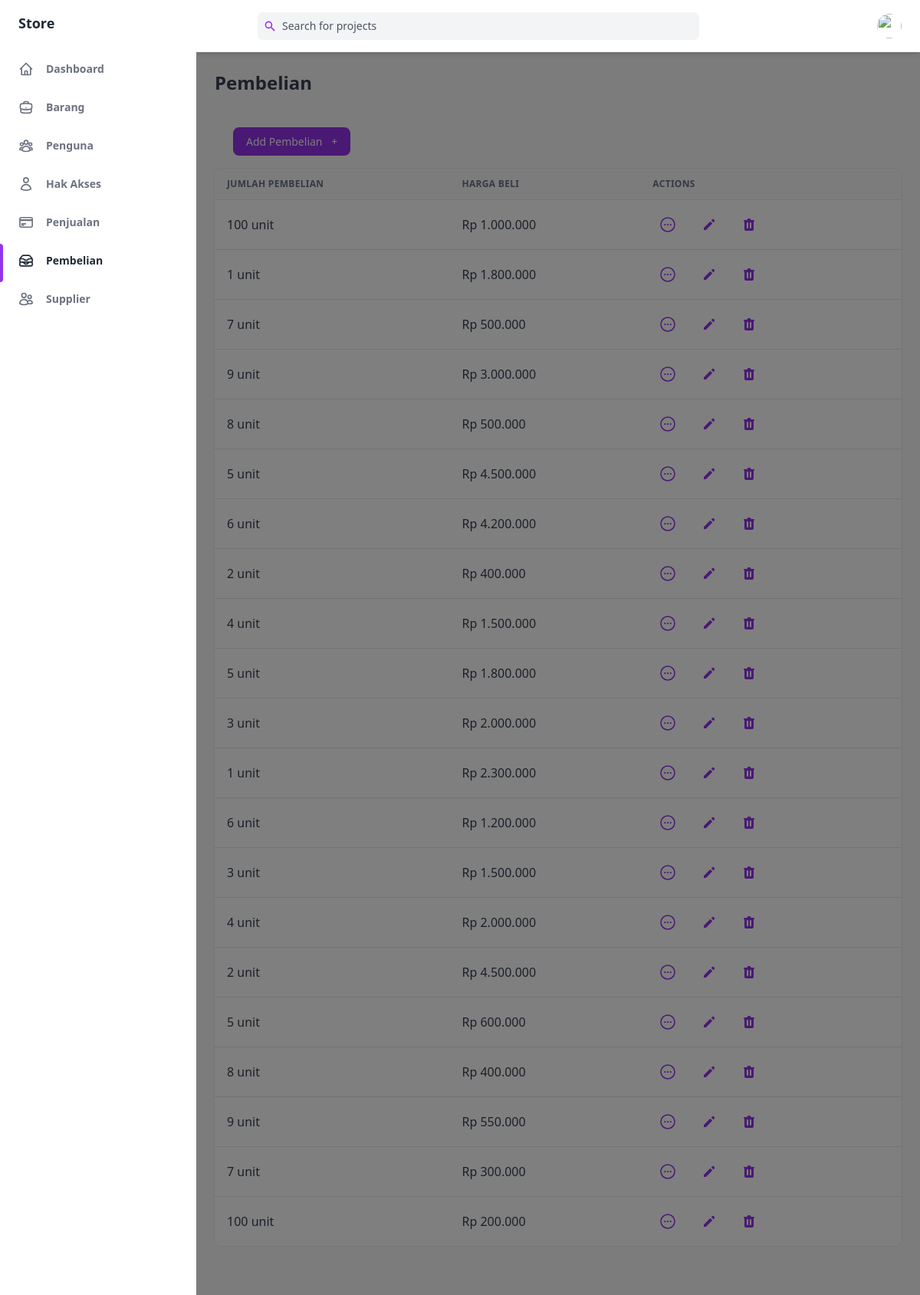
Screenshot of /public/pembelian with the database file from the repository.
### tables this page shows
CREATE TABLE `Pembelian` (
  `IdPembelian` int(50) NOT NULL,
  `JumlahPembelian` int(200) NOT NULL,
  `HargaBeli` decimal(10,2) NOT NULL,
  `IdPengguna` int(50) NOT NULL
);

### app/core/Controller.php (called while the page is built, shortened)
<?php
class Controller
{
    public function view($view, $data = [])
    {
        require_once '../app/views/' . $view . '.php';
    }
    public function model($model)
    {
        return new $model;
    }
}

### app/controllers/Pembelian.php (called while the page is built, shortened)
<?php
class Pembelian extends Controller
{
    public function index()
    {
        $data['judul'] = 'Pembelian';
        $data['pembelian'] = $this->model('pembelian_model')->getAllPembelian();
        $this->view('pembelian/index', $data);
    }
}

### app/core/App.php (called while the page is built, shortened)
<?php
class App
{
   protected $method = 'index';
   protected $params = [];
   public function __construct()
   {
      $this->controller = new $this->controller;
      call_user_func_array([$this->controller, $this->method], $this->params);
   }
}

### public/index.php (called while the page is built, shortened)
<?php
$app = new App;

### app/core/Database.php (called while the page is built, shortened)
<?php
class Database
{
    private $host = DB_HOST;
    private $user = DB_USER;
    private $pass = DB_PASS;
    private $db_name = DB_NAME;
    private $dbh;
    private $stmt;
    public function __construct()
    {
        $dsn = 'mysql:host=' . $this->host . ';dbname=' . $this->db_name;
        $option = [
            PDO::ATTR_PERSISTENT => true,
            PDO::ATTR_ERRMODE => PDO::ERRMODE_EXCEPTION
        ];
        try {
            $this->dbh = new PDO($dsn, $this->user, $this->pass, $option);
        } catch (PDOException $error) {
            die($error->getMessage());
        }
    }
    public function query($query)
    {
        $this->stmt = $this->dbh->prepare($query);
    }
    public function execute()
    {
        $this->stmt->execute();
    }
    public function resultSet()
    {
        $this->execute();
        return $this->stmt->fetchAll(PDO::FETCH_ASSOC);
    }
}

### app/models/pembelian_model.php (called while the page is built, shortened)
<?php
class pembelian_model
{
    private $table = 'Pembelian';
    private $db;
    public function __construct()
    {
        $this->db = new Database;
    }
    public function getAllPembelian()
    {
        $this->db->query('SELECT * FROM ' . $this->table);
        return $this->db->resultSet();
    }
}

### app/views/pembelian/index.php (the view, shortened to what this page needs)
<div class="flex h-screen bg-gray-50 dark:bg-gray-900" :class="{ 'overflow-hidden': isSideMenuOpen}">
    <aside class="z-20 flex-shrink-0 hidden w-64 overflow-y-auto bg-white dark:bg-gray-800 md:block">
        <div class="py-4 text-gray-500 dark:text-gray-400">
            <a class="ml-6 text-lg font-bold text-gray-800 dark:text-gray-200" href="#">
                Store
            </a>
            <ul class="mt-6">
                <li class="relative px-6 py-3">
                    <a class="inline-flex items-center w-full text-sm font-semibold transition-colors duration-150 hover:text-gray-800 dark:hover:text-gray-200" href="<?= ROUTE_URL ?>/home">
                        <span class="ml-4">Dashboard</span>
                    </a>
                </li>
            </ul>
            <ul>
                <li class="relative px-6 py-3">
                    <a class="inline-flex items-center w-full text-sm font-semibold transition-colors duration-150 hover:text-gray-800 dark:hover:text-gray-200" href="<?= ROUTE_URL ?>/barang">
                        <span class="ml-4">Barang</span>
                    </a>
                </li>
                <li class="relative px-6 py-3">
                    <a class="inline-flex items-center w-full text-sm font-semibold transition-colors duration-150 hover:text-gray-800 dark:hover:text-gray-200" href="<?= ROUTE_URL ?>/pengguna">
                        <span class="ml-4">Penguna</span>
                    </a>
                </li>
                <li class="relative px-6 py-3">
                    <a class="inline-flex items-center w-full text-sm font-semibold transition-colors duration-150 hover:text-gray-800 dark:hover:text-gray-200" href="<?= ROUTE_URL ?>/role">
                        <span class="ml-4">Hak Akses</span>
                    </a>
                </li>
                <li class="relative px-6 py-3">
                    <a class="inline-flex items-center w-full text-sm font-semibold transition-colors duration-150 hover:text-gray-800 dark:hover:text-gray-200" href="<?= ROUTE_URL ?>/penjualan">
                        <span class="ml-4">Penjualan</span>
                    </a>
                </li>
                <li class="relative px-6 py-3">
                    <span class="absolute inset-y-0 left-0 w-1 bg-purple-600 rounded-tr-lg rounded-br-lg"></span>
                    <a class="inline-flex items-center w-full text-sm font-semibold transition-colors duration-150 text-gray-800 dark:text-gray-100 hover:text-gray-800 dark:hover:text-gray-200" href="<?= ROUTE_URL ?>/pembelian">
                        <span class="ml-4">Pembelian</span>
                    </a>
                </li>
                <li class="relative px-6 py-3">
                    <a class="inline-flex items-center w-full text-sm font-semibold transition-colors duration-150 hover:text-gray-800 dark:hover:text-gray-200" href="<?= ROUTE_URL ?>/supplier">
                        <span class="ml-4">Supplier</span>
                    </a>
                </li>
            </ul>
        </div>
    </aside>
    <div x-show="isSideMenuOpen" x-transition:enter="transition ease-in-out duration-150" x-transition:enter-start="opacity-0" x-transition:enter-end="opacity-100" x-transition:leave="transition ease-in-out duration-150" x-transition:leave-start="opacity-100" x-transition:leave-end="opacity-0" class="fixed inset-0 z-10 flex items-end bg-black bg-opacity-50 sm:items-center sm:justify-center"></div>
    <div class="flex flex-col flex-1 w-full">
        <header class="z-10 py-4 bg-white shadow-md dark:bg-gray-800">
            <div class="container flex items-center justify-between h-full px-6 mx-auto text-purple-600 dark:text-purple-300">
                <div class="flex justify-center flex-1 lg:mr-32">
                    <div class="relative w-full max-w-xl mr-6 focus-within:text-purple-500">
                        <div class="absolute inset-y-0 flex items-center pl-2">
                            <svg class="w-4 h-4" aria-hidden="true" fill="currentColor" viewBox="0 0 20 20">
                                <path fill-rule="evenodd" d="M8 4a4 4 0 100 8 4 4 0 000-8zM2 8a6 6 0 1110.89 3.476l4.817 4.817a1 1 0 01-1.414 1.414l-4.816-4.816A6 6 0 012 8z" clip-rule="evenodd"></path>
                            </svg>
                        </div>
                        <input class="w-full pl-8 pr-2 text-sm text-gray-700 placeholder-gray-600 bg-gray-100 border-0 rounded-md dark:placeholder-gray-500 dark:focus:shadow-outline-gray dark:focus:placeholder-gray-600 dark:bg-gray-700 dark:text-gray-200 focus:placeholder-gray-500 focus:bg-white focus:border-purple-300 focus:outline-none focus:shadow-outline-purple form-input" type="text" placeholder="Search for projects" aria-label="Search" />
                    </div>
                </div>
                <ul class="flex items-center flex-shrink-0 space-x-6">
                    <li class="relative">
                        <button class="align-middle rounded-full focus:shadow-outline-purple focus:outline-none" @click="toggleProfileMenu" @keydown.escape="closeProfileMenu" aria-label="Account" aria-haspopup="true">
                            <img class="object-cover w-8 h-8 rounded-full" src="https://images.unsplash.com/photo-1502378735452-bc7d86632805?ixlib=rb-0.3.5&q=80&fm=jpg&crop=entropy&cs=tinysrgb&w=200&fit=max&s=aa3a807e1bbdfd4364d1f449eaa96d82" alt="" aria-hidden="true" />
                        </button>
                    </li>
                </ul>
            </div>
        </header>
        <main class="h-full pb-16 overflow-y-auto">
            <div class="container grid px-6 mx-auto">
                <h2 class="my-6 text-2xl font-semibold text-gray-700 dark:text-gray-200">
                    Pembelian
                </h2>
                <div class="px-6 my-6">
                    <a href="<?= ROUTE_URL ?>/pembelian/create" class="items-center justify-between px-4 py-2 text-sm font-medium leading-5 text-white transition-colors duration-150 bg-purple-600 border border-transparent rounded-lg active:bg-purple-600 hover:bg-purple-700 focus:outline-none focus:shadow-outline-purple">
                        Add Pembelian
                        <span class="ml-2" aria-hidden="true">+</span>
                    </a>
                </div>
                <div class="w-full overflow-hidden rounded-lg shadow-xs">
                    <div class="w-full overflow-x-auto">
                        <table class="w-full whitespace-no-wrap">
                            <thead>
                                <tr class="text-xs font-semibold tracking-wide text-left text-gray-500 uppercase border-b dark:border-gray-700 bg-gray-50 dark:text-gray-400 dark:bg-gray-800">
                                    <th class="px-4 py-3">Jumlah Pembelian</th>
                                    <th class="px-4 py-3">Harga Beli</th>
                                    <th class="px-4 py-3">Actions</th>
                                </tr>
                            </thead>
                            <tbody class="bg-white divide-y dark:divide-gray-700 dark:bg-gray-800">
                                <?php foreach ($data['pembelian'] as $pembelian) : ?>
                                    <tr class="text-gray-700 dark:text-gray-400">
                                        <td class="px-4 py-3"><?= $pembelian['JumlahPembelian'] ?> unit</td>
                                        <td class="px-4 py-3">Rp <?= number_format($pembelian['HargaBeli'], 0, ',', '.'); ?> </td>
                                        <td class="px-4 py-3">
                                            <div class="flex items-center space-x-4 text-sm">
                                                <a href="<?= ROUTE_URL ?>/pembelian/detail/<?= $pembelian['IdPembelian'] ?>" class="flex items-center justify-between px-2 py-2 text-sm font-medium leading-5 text-purple-600 rounded-lg dark:text-gray-400 hover:text-gray-800 dark:hover:text-gray-200 focus:outline-none focus:shadow-outline-gray" aria-label="Edit">
                                                </a>
                                                <a href="<?= ROUTE_URL ?>/pembelian/edit/<?= $pembelian['IdPembelian'] ?>" class="flex items-center justify-between px-2 py-2 text-sm font-medium leading-5 text-purple-600 rounded-lg dark:text-gray-400 hover:text-gray-800 dark:hover:text-gray-200 focus:outline-none focus:shadow-outline-gray" aria-label="Edit">
                                                    <svg class="w-5 h-5" aria-hidden="true" fill="currentColor" viewBox="0 0 20 20">
                                                        <path d="M13.586 3.586a2 2 0 112.828 2.828l-.793.793-2.828-2.828.793-.793zM11.379 5.793L3 14.172V17h2.828l8.38-8.379-2.83-2.828z"></path>
                                                    </svg>
                                                </a>
                                                <a href="<?= ROUTE_URL ?>/pembelian/hapus/<?= $pembelian['IdPembelian'] ?>" class="flex items-center justify-between px-2 py-2 text-sm font-medium leading-5 text-purple-600 rounded-lg dark:text-gray-400 focus:outline-none focus:shadow-outline-gray" aria-label="Delete" onclick="return confirm('Are you sure to delete?')">
                                                </a>
                                            </div>
                                        </td>
                                    </tr>
                                <?php endforeach; ?>
                            </tbody>
                        </table>
                    </div>
                </div>
            </div>
        </main>
    </div>
</div>

### rows the page displays
pembelian: JumlahPembelian "100", HargaBeli "1.000.000"
pembelian: JumlahPembelian "1", HargaBeli "1.800.000"
pembelian: JumlahPembelian "7", HargaBeli "500.000"
pembelian: JumlahPembelian "9", HargaBeli "3.000.000"
pembelian: JumlahPembelian "8", HargaBeli "500.000"
pembelian: JumlahPembelian "5", HargaBeli "4.500.000"
pembelian: JumlahPembelian "6", HargaBeli "4.200.000"
pembelian: JumlahPembelian "2", HargaBeli "400.000"
pembelian: JumlahPembelian "4", HargaBeli "1.500.000"
pembelian: JumlahPembelian "5", HargaBeli "1.800.000"
pembelian: JumlahPembelian "3", HargaBeli "2.000.000"
pembelian: JumlahPembelian "1", HargaBeli "2.300.000"
pembelian: JumlahPembelian "6", HargaBeli "1.200.000"
pembelian: JumlahPembelian "3", HargaBeli "1.500.000"
pembelian: JumlahPembelian "4", HargaBeli "2.000.000"
pembelian: JumlahPembelian "2", HargaBeli "4.500.000"
pembelian: JumlahPembelian "5", HargaBeli "600.000"
pembelian: JumlahPembelian "8", HargaBeli "400.000"
pembelian: JumlahPembelian "9", HargaBeli "550.000"
pembelian: JumlahPembelian "7", HargaBeli "300.000"
pembelian: JumlahPembelian "100", HargaBeli "200.000"
